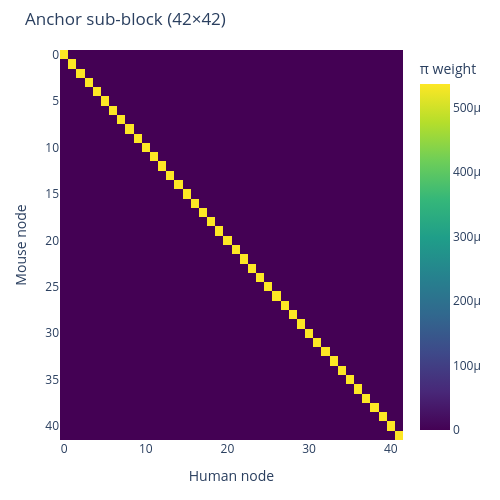

Notebook cell for this chart:
### Markdown cell above
## 9. The 42×42 anchor sub-block

If anchor supervision is working, this should be perfectly diagonal (each mouse anchor's row is one-hot at its known human partner).

### Code cell
pi_anchor = pi[np.ix_(idx_m.pos, idx_h.pos)]
diag_mass = float(np.diag(pi_anchor).sum() / pi_anchor.sum())
print(f'fraction of anchor sub-block mass on the diagonal: {diag_mass:.0%}')
plot_pi_heatmap(pi_anchor, title='Anchor sub-block (42×42)', width=500, height=500)

### Figure 1 — Plotly figure (JSON) as saved in the notebook; plotly's stock layout.template omitted (floating-point values rounded to 4 significant figures; data arrays with more than 128 entries replaced by an {"elided": "..."} marker saying what was removed)
{"data": [{"colorbar": {"title": {"text": "π weight"}}, "colorscale": [[0, "#440154"], [0.1111, "#482878"], [0.2222, "#3e4989"], [0.3333, "#31688e"], [0.4444, "#26828e"], [0.5556, "#1f9e89"], [0.6667, "#35b779"], [0.7778, "#6ece58"], [0.8889, "#b5de2b"], [1, "#fde725"]], "type": "heatmap", "z": {"elided": "42x42 float values"}}], "layout": {"height": 500, "margin": {"b": 60, "l": 60, "r": 20, "t": 50}, "title": {"text": "Anchor sub-block (42×42)"}, "width": 500, "xaxis": {"title": {"text": "Human node"}}, "yaxis": {"autorange": "reversed", "title": {"text": "Mouse node"}}}}
